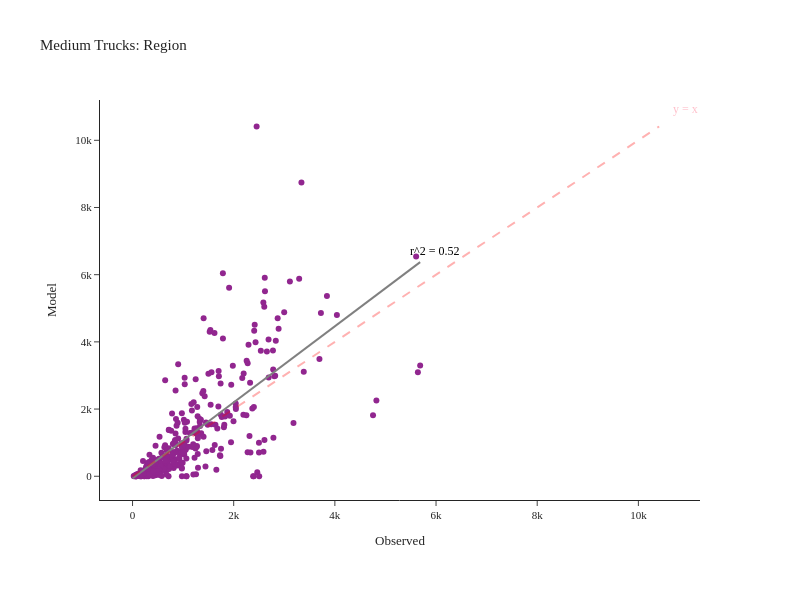

This figure's notebook cell:
### Code cell
fig = create_truck_chart(df_daily_med, 'Medium')
fig.show()

### Figure 1 — Plotly figure (JSON) as saved in the notebook; plotly's stock layout.template omitted (floating-point values rounded to 4 significant figures; data arrays with more than 128 entries replaced by an {"elided": "..."} marker saying what was removed)
{"data": [{"customdata": {"elided": "348x2 str values"}, "hovertemplate": "Observed=%{x}<br>Model=%{y}<br>location=%{customdata[0]}<br>County=%{customdata[1]}<extra></extra>", "legendgroup": "", "line": {"color": "Grey", "width": 2}, "marker": {"color": "#91268F", "symbol": "circle"}, "mode": "markers", "name": "", "orientation": "v", "showlegend": false, "type": "scatter", "x": {"elided": "348 int values"}, "xaxis": "x", "y": {"elided": "348 int values"}, "yaxis": "y"}, {"hovertemplate": "Observed=%{x}<br>Model=%{y}<extra></extra>", "legendgroup": "", "line": {"color": "Grey", "dash": "solid", "width": 2}, "marker": {"symbol": "circle"}, "mode": "lines", "name": "", "orientation": "v", "showlegend": false, "type": "scatter", "x": [0.0, 57.43, 114.9, 172.3, 229.7, 287.2, 344.6, 402.0, 459.5, 516.9, 574.3, 631.8, 689.2, 746.6, 804.1, 861.5, 918.9, 976.4, 1034.0, 1091.0, 1149.0, 1206.0, 1264.0, 1321.0, 1378.0, 1436.0, 1493.0, 1551.0, 1608.0, 1666.0, 1723.0, 1780.0, 1838.0, 1895.0, 1953.0, 2010.0, 2068.0, 2125.0, 2183.0, 2240.0, 2297.0, 2355.0, 2412.0, 2470.0, 2527.0, 2585.0, 2642.0, 2699.0, 2757.0, 2814.0, 2872.0, 2929.0, 2987.0, 3044.0, 3101.0, 3159.0, 3216.0, 3274.0, 3331.0, 3389.0, 3446.0, 3503.0, 3561.0, 3618.0, 3676.0, 3733.0, 3791.0, 3848.0, 3906.0, 3963.0, 4020.0, 4078.0, 4135.0, 4193.0, 4250.0, 4308.0, 4365.0, 4422.0, 4480.0, 4537.0, 4595.0, 4652.0, 4710.0, 4767.0, 4824.0, 4882.0, 4939.0, 4997.0, 5054.0, 5112.0, 5169.0, 5227.0, 5284.0, 5341.0, 5399.0, 5456.0, 5514.0, 5571.0, 5629.0, 5686.0], "xaxis": "x", "y": [-65.18, -0.1534, 64.88, 129.9, 194.9, 260.0, 325.0, 390.0, 455.0, 520.1, 585.1, 650.1, 715.2, 780.2, 845.2, 910.2, 975.3, 1040.0, 1105.0, 1170.0, 1235.0, 1300.0, 1365.0, 1430.0, 1496.0, 1561.0, 1626.0, 1691.0, 1756.0, 1821.0, 1886.0, 1951.0, 2016.0, 2081.0, 2146.0, 2211.0, 2276.0, 2341.0, 2406.0, 2471.0, 2536.0, 2601.0, 2666.0, 2731.0, 2796.0, 2861.0, 2926.0, 2991.0, 3056.0, 3121.0, 3186.0, 3251.0, 3316.0, 3381.0, 3446.0, 3511.0, 3576.0, 3641.0, 3706.0, 3772.0, 3837.0, 3902.0, 3967.0, 4032.0, 4097.0, 4162.0, 4227.0, 4292.0, 4357.0, 4422.0, 4487.0, 4552.0, 4617.0, 4682.0, 4747.0, 4812.0, 4877.0, 4942.0, 5007.0, 5072.0, 5137.0, 5202.0, 5267.0, 5332.0, 5397.0, 5462.0, 5527.0, 5592.0, 5657.0, 5722.0, 5787.0, 5852.0, 5917.0, 5982.0, 6048.0, 6113.0, 6178.0, 6243.0, 6308.0, 6373.0], "yaxis": "y"}], "layout": {"annotations": [{"align": "right", "font": {"color": "pink", "size": 12}, "showarrow": false, "text": "y = x", "x": 10930.0, "y": 10930.0}, {"align": "right", "font": {"color": "black", "size": 12}, "showarrow": false, "text": "r^2 = 0.52", "x": 5970.0, "y": 6691.0}], "height": 600, "legend": {"tracegroupgap": 0}, "margin": {"b": 100, "l": 100, "r": 100, "t": 100}, "shapes": [{"line": {"color": "Red", "dash": "dash", "width": 2}, "type": "line", "x0": 0, "x1": 10411, "y0": 0, "y1": 10411}], "title": {"text": "Medium Trucks: Region"}, "width": 800, "xaxis": {"anchor": "y", "domain": [0.0, 1.0], "title": {"text": "Observed"}}, "yaxis": {"anchor": "x", "domain": [0.0, 1.0], "title": {"text": "Model"}}}}
